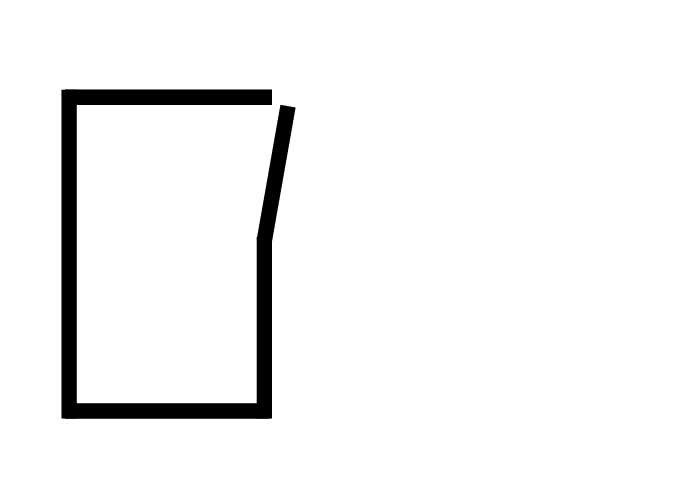
#> input picture blank_left_oldcolor.jpg, 674 x 504 px, given in place of Q5_6644_argue_and_door_slam.mp4, which was not available
$ jupyter execute getPosition.ipynb
#> lines starting #> are read from the running program, lines starting #| are printed output that depends on the picture; after the words box and inside, x2 and y2 are one past the last pixel; in counts of white or black regions, pixels touching at a corner belong together; pictures that were not available may be replaced by others from this repository, and a replacement may not be noted
#> further down, frame is the input picture: shape (504, 674, 3); min 0, max 255, mean 243.2
[cell 1]
import cv2
import numpy as np
import csv

video_path = '/Users/zzze/Downloads/Q5_6644_argue_and_door_slam.mp4'
cap = cv2.VideoCapture(video_path)

def detect_shapes(frame):
    gray = cv2.cvtColor(frame, cv2.COLOR_BGR2GRAY)
    blurred = cv2.GaussianBlur(gray, (5, 5), 0)
    edged = cv2.Canny(blurred, 50, 150)
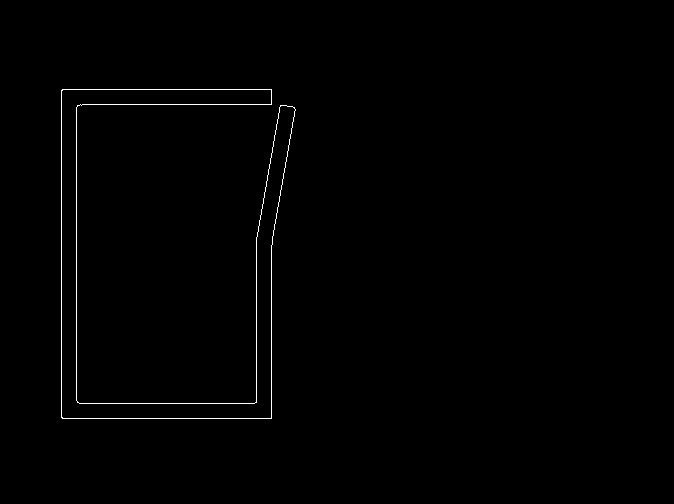
#> edged: shape (504, 674); 0.61% white in thin lines or dots, all inside (x1, y1, x2, y2) = (61, 89, 296, 419)
    contours, _ = cv2.findContours(edged, cv2.RETR_EXTERNAL, cv2.CHAIN_APPROX_SIMPLE)
#> contours = 1 contour; box (x1, y1, x2, y2) and area: (61, 89, 296, 419) 15352
    shapes = []
    for contour in contours:
        if cv2.contourArea(contour) > 40:  # Can change to other numbers, this is just filtering small contours.
            approx = cv2.approxPolyDP(contour, 0.04 * cv2.arcLength(contour, True), True)
            if len(approx) == 3:
                shape_type = "Triangle"
            elif len(approx) == 4:
                shape_type = "Quadrilateral"
            elif len(approx) > 4:
                shape_type = "Circle"
            else:
                shape_type = "Unknown"
            shapes.append((contour, shape_type))
#> this loop made 1 pass
#> after the loop, shapes = 1 item
    return shapes

class BoundaryTracker:
    def __init__(self):
        self.nextObjectID = 0
        self.objects = {}
        self.disappeared = {}

    def register(self, contour):
        self.objects[self.nextObjectID] = contour
        self.disappeared[self.nextObjectID] = 0
        self.nextObjectID += 1

    def deregister(self, objectID):
        del self.objects[objectID]
        del self.disappeared[objectID]

    def update(self, inputContours):
        if len(inputContours) == 0:
            for objectID in list(self.disappeared.keys()):
                self.disappeared[objectID] += 1
                if self.disappeared[objectID] > 50:
                    self.deregister(objectID)
            return self.objects

        if len(self.objects) == 0:
            for contour in inputContours:
                self.register(contour)
        else:
            objectIDs = list(self.objects.keys())
            objectContours = list(self.objects.values())
            inputCentroids = [np.mean(contour, axis=0)[0] for contour in inputContours]
            objectCentroids = [np.mean(contour, axis=0)[0] for contour in objectContours]

            D = np.linalg.norm(np.array(objectCentroids)[:, np.newaxis] - np.array(inputCentroids), axis=2)
            rows = D.min(axis=1).argsort()
            cols = D.argmin(axis=1)[rows]

            usedRows = set()
            usedCols = set()

            for (row, col) in zip(rows, cols):
                if row in usedRows or col in usedCols:
                    continue
                objectID = objectIDs[row]
                self.objects[objectID] = inputContours[col]
                self.disappeared[objectID] = 0
                usedRows.add(row)
                usedCols.add(col)

            unusedRows = set(range(0, D.shape[0])).difference(usedRows)
            unusedCols = set(range(0, D.shape[1])).difference(usedCols)

            if D.shape[0] >= D.shape[1]:
                for row in unusedRows:
                    objectID = objectIDs[row]
                    self.disappeared[objectID] += 1
                    if self.disappeared[objectID] > 50:
                        self.deregister(objectID)
            else:
                for col in unusedCols:
                    self.register(inputContours[col])

        return self.objects

tracker = BoundaryTracker()
frame_count = 0
position_data = []

while cap.isOpened():
    ret, frame = cap.read()
    if not ret:
        break

    shapes = detect_shapes(frame)
#> shapes = 1 item

    for contour, shape_type in shapes:
        cv2.putText(frame, shape_type, (contour[0][0][0], contour[0][0][1] - 10), cv2.FONT_HERSHEY_SIMPLEX, 0.5, (255, 255, 255), 2)
        cv2.drawContours(frame, [contour], -1, (0, 255, 0), 2)
#> this loop made 1 pass
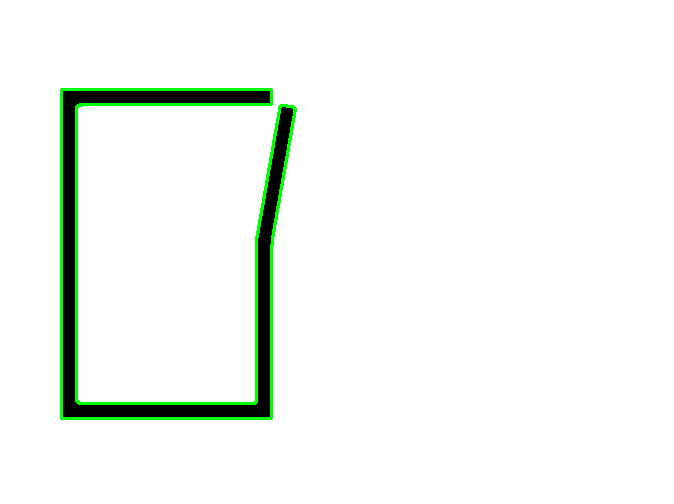
#> frame: shape (504, 674, 3); 1.85% of pixels changed, all inside (x1, y1, x2, y2) = (60, 88, 297, 420)

    objects = tracker.update([contour for contour, shape_type in shapes])
#> the loop in update, `for contour in inputContours:` made 1 pass
#> objects = {0: contour of 121 points, box (x1, y1, x2, y2) (61, 89, 296, 419), area 15352}

    for objectID, contour in objects.items():
        contour_points = contour.reshape(-1, 2).tolist()
        position_data.append([frame_count, objectID, contour_points])
        # Draw the ID in green
        x, y, w, h = cv2.boundingRect(contour)
        cv2.putText(frame, f"ID {objectID}", (x, y - 10), cv2.FONT_HERSHEY_SIMPLEX, 0.5, (0, 255, 0), 2)
#> this loop made 1 pass
#> (objectID, x, y, w, h) on pass 1: (0, 61, 89, 235, 330)
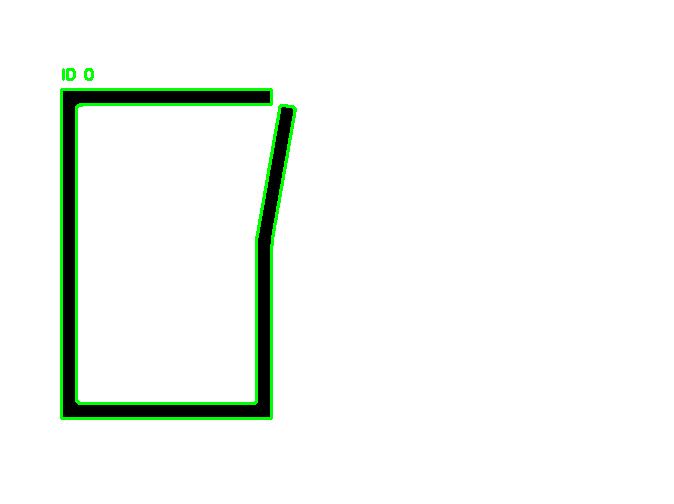
#> frame: shape (504, 674, 3); 0.06% of pixels changed, all inside (x1, y1, x2, y2) = (62, 68, 94, 81)
#> after the loop, position_data = 1 item

    cv2.imshow("Frame", frame)
    frame_count += 1
    if cv2.waitKey(1) & 0xFF == ord('q'):
#> (key q is pressed here)
        break

cap.release()
cv2.destroyAllWindows()

with open('position2_data.csv', 'w', newline='') as file:
    writer = csv.writer(file)
    writer.writerow(["Frame", "ObjectID", "ContourPoints"])
    writer.writerows(position_data)

print("Data exported to position_data.csv")

$ run again, on blank_right.jpg
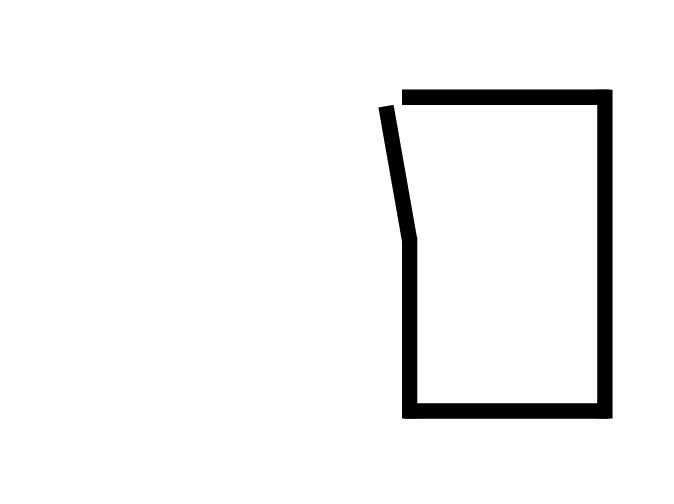
#> input picture blank_right.jpg, 674 x 504 px, given in place of Q5_6644_argue_and_door_slam.mp4, which was not available
#> frame is the input picture: shape (504, 674, 3); min 0, max 255, mean 243.2
#> in detect_shapes, `edged = cv2.Canny(blurred, 50, 150)`:
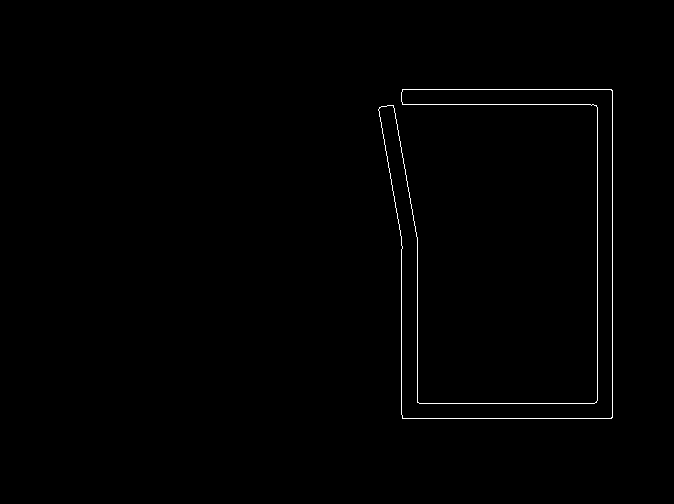
#> edged: shape (504, 674); 0.61% white in thin lines or dots, all inside (x1, y1, x2, y2) = (378, 89, 613, 419)
#> contours = 1 contour; box (x1, y1, x2, y2) and area: (378, 89, 613, 419) 15526
#> the loop in detect_shapes, `for contour in contours:` made 1 pass
#> after the loop in detect_shapes, `for contour in contours:`: shapes = 1 item
#> the loop `for contour, shape_type in shapes:` made 1 pass
#> the loop in update, `for contour in inputContours:` made 1 pass
#> objects = {0: contour of 130 points, box (x1, y1, x2, y2) (378, 89, 613, 419), area 15526}
#> the loop `for objectID, contour in objects.items():` made 1 pass
#> (objectID, x, y, w, h) on pass 1: (0, 378, 89, 235, 330)
#> after the loop `for objectID, contour in objects.items():`:
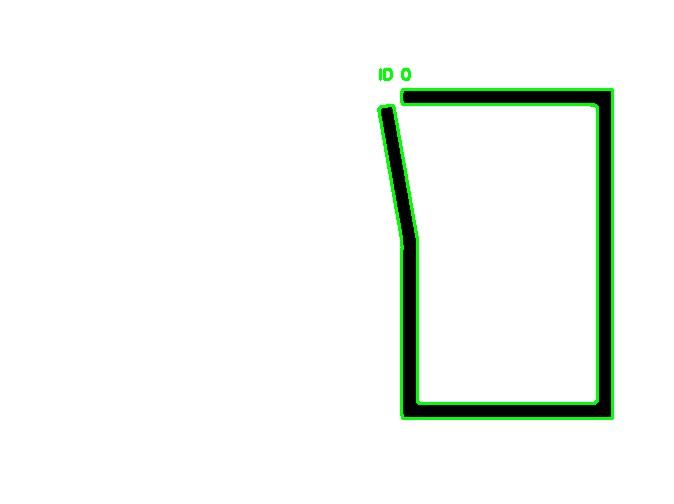
#> frame: shape (504, 674, 3); mean B, G, R 240.8, 245.7, 240.8
#> after the loop `for objectID, contour in objects.items():`: position_data = 1 item
